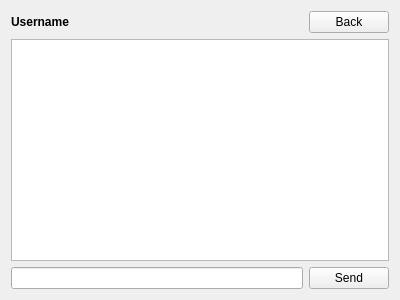
<?xml version="1.0" encoding="UTF-8"?>
<ui version="4.0">
 <class>Chat</class>
 <widget class="QWidget" name="Chat">
  <property name="geometry">
   <rect>
    <x>0</x>
    <y>0</y>
    <width>400</width>
    <height>300</height>
   </rect>
  </property>
  <property name="windowTitle">
   <string>Dialog</string>
  </property>
  <layout class="QGridLayout" name="gridLayout">
   <item row="3" column="0">
    <widget class="QLineEdit" name="lineEdit"/>
   </item>
   <item row="0" column="0">
    <widget class="QLabel" name="userNameLabel">
     <property name="font">
      <font>
       <weight>75</weight>
       <bold>true</bold>
      </font>
     </property>
     <property name="text">
      <string>Username</string>
     </property>
     <property name="alignment">
      <set>Qt::AlignLeading|Qt::AlignLeft|Qt::AlignVCenter</set>
     </property>
    </widget>
   </item>
   <item row="0" column="1">
    <widget class="QPushButton" name="backButton">
     <property name="text">
      <string>Back</string>
     </property>
    </widget>
   </item>
   <item row="2" column="0" colspan="2">
    <widget class="QListWidget" name="messageList">
     <property name="focusPolicy">
      <enum>Qt::StrongFocus</enum>
     </property>
     <property name="selectionMode">
      <enum>QAbstractItemView::NoSelection</enum>
     </property>
    </widget>
   </item>
   <item row="3" column="1">
    <widget class="QPushButton" name="sendButton">
     <property name="text">
      <string>Send</string>
     </property>
    </widget>
   </item>
  </layout>
 </widget>
 <resources/>
 <connections/>
</ui>
